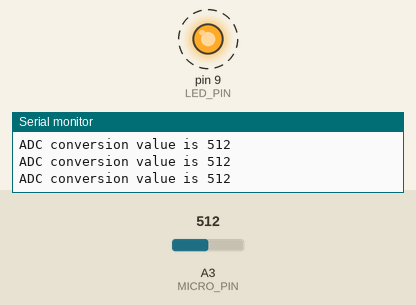
Simulated run of this sketch. Board: Arduino Uno, built with avr-gcc and run on an emulated ATmega328P. On the bench: output pins drawn as LEDs (lit = HIGH), the last lines printed to the serial monitor. Dashed ring = blinking. The inputs (shaded band) are chosen by the test bench; at power-on: A3 (MICRO_PIN) = 512.

Above: at 0.75 s.
1.3 s: A3 (MICRO_PIN) set to 5
4.3 s: A3 (MICRO_PIN) set to 2
At 4.3 s:
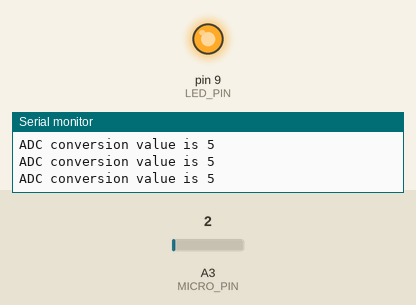
7.3 s: A3 (MICRO_PIN) set to 122
At 7.48 s:
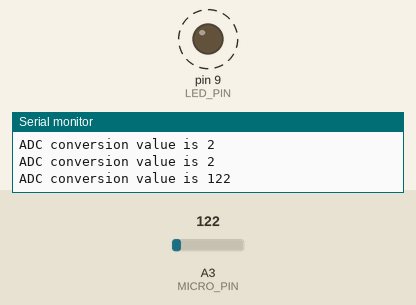
Timing chart, 0 to 16.3 s (numbered marks = the images above; inputs shaded):
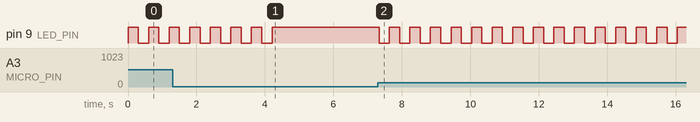

The sketch:

lesson_06_microphone_simple.ino
```cpp
#define MICRO_PIN A3
#define LED_PIN   9
#define TRESHOLD 3

void setup() {
  Serial.begin(9600);
  pinMode(LED_PIN, OUTPUT);
}

int micro_signal;
int prev_state = 0;
void loop() {
  micro_signal = analogRead(MICRO_PIN);
  Serial.print("ADC conversion value is ");
  Serial.println(micro_signal);

  if (micro_signal > TRESHOLD) {
    prev_state = prev_state ^ 1;
    digitalWrite(LED_PIN, prev_state);
    delay(300);
  }
}
```

Measured:
- the behaviour switches between 4 and 3 on A3 (MICRO_PIN) (found by bisection; images 0 and 1)
- after the input at 4.3 s, pin 9 (LED_PIN): stops changing and stays HIGH
- after the input at 7.3 s, pin 9 (LED_PIN): alternates HIGH for 0.30 s and LOW for 0.30 s, starting at once
- by itself, pin 9 (LED_PIN): alternates HIGH for 0.30 s and LOW for 0.30 s
